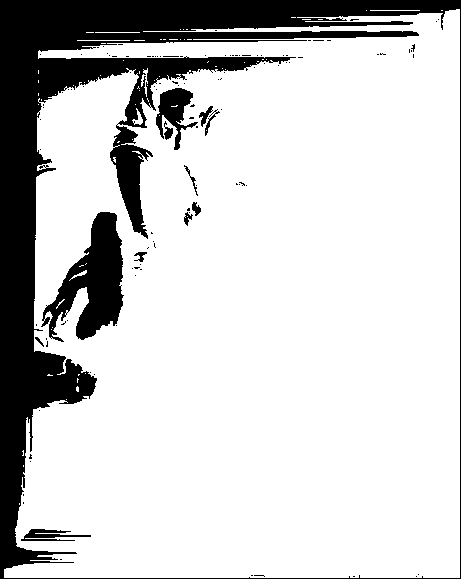
#> input picture lab2/2.bmp, 461 x 579 px
$ python lab2.py
#> lines starting #> are read from the running program, lines starting #| are printed output that depends on the picture; after the words box and inside, x2 and y2 are one past the last pixel; in counts of white or black regions, pixels touching at a corner belong together
#> in main, img is the input picture: PIL image 461x579 RGB; 80.5% white; 115 black regions (103 under 20 px), largest, box (x1, y1, x2, y2) and area: (0, 0, 461, 579) 44545, (41, 212, 124, 342) 5177, (156, 88, 198, 150) 1120
from PIL import Image, ImageDraw, ImageChops
import numpy as np
import time
import os, glob

def timer(f):
    def decorator(arg):
        t = time.time()
        f(arg)
        print("\x1b[1;32;40m[INFO]\x1b[0mTime: {time}s | Function: {function_name}".format(time = str(round(time.time() - t, 5)),function_name = f.__name__))
    return decorator

@timer
def logic_filter(arg):
    img =  arg.get('img')
    draw = ImageDraw.Draw(img)
    w, h = img.size
    pix = img.load()

    img_res = Image.new('RGB', (w, h))
    draw_res = ImageDraw.Draw(img_res)

    for y in range(1,h-1):
        for x in range(1,w-1):
            count_w = 0
            count_b = 0
            for j in range(3):
                for i in range(3):
                    if i!=1 or j!=1:
                        if img.getpixel((x-1+i,y-1+j))[0]==0:
                            count_b = count_b + 1
                        elif img.getpixel((x-1+i,y-1+j))[0]==255:
                            count_w = count_w + 1
            if count_w==0:
                draw_res.point((x,y), (0,0,0))
            elif count_b==0:
                draw_res.point((x,y), (255,255,255))
            else:
                draw_res.point((x,y), img.getpixel((x-1+i,y-1+j)))

    img_res.save("./filtered/" + img.filename)

@timer
def xor(arg):
    img =  arg.get('img')
    draw = ImageDraw.Draw(img)
    w, h = img.size
#> w = 461; h = 579

    img_filter = Image.new('RGB', (w, h))
#> img_filter: PIL image 461x579 RGB; every value is 0
    draw_filter = ImageDraw.Draw(img_filter)

    img_res = Image.new('RGB', (w, h))
    draw_res = ImageDraw.Draw(img_res)

    for y in range(1,h-1):
        for x in range(1,w-1):
            count_w = 0
            count_b = 0
            for j in range(3):
                for i in range(3):
                    if i!=1 or j!=1:
                        if img.getpixel((x-1+i,y-1+j))[0]==0:
                            count_b = count_b + 1
                        elif img.getpixel((x-1+i,y-1+j))[0]==255:
                            count_w = count_w + 1
            if count_w==0:
                draw_filter.point((x,y), (0,0,0))
            elif count_b==0:
                draw_filter.point((x,y), (255,255,255))
            else:
                draw_filter.point((x,y), img.getpixel((x-1+i,y-1+j)))

    img_filter.save("./filtered/" + img.filename)
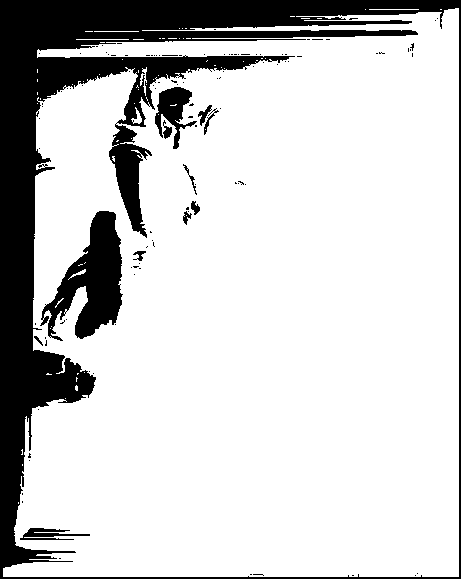
#> saved as 2.bmp: PIL image 461x579 RGB; 80.5% white; 115 black regions (103 under 20 px), largest, box (x1, y1, x2, y2) and area: (0, 0, 461, 579) 44545, (40, 211, 123, 341) 5177, (155, 87, 197, 149) 1120

    for x in range(1,w-1):
        for y in range(1,h-1):
            if img.getpixel((x,y))[0]==img_filter.getpixel((x,y))[0]:
                draw_res.point((x,y), (0,0,0))
            else:
                draw_res.point((x,y), (255,255,255))

    img_res.save("./xor/" + img.filename)
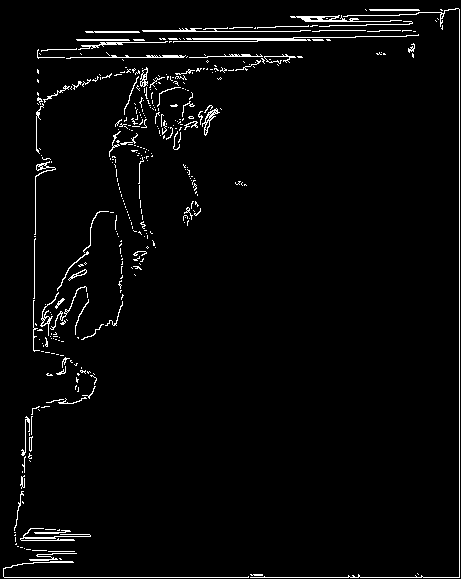
#> saved as 2.bmp: PIL image 461x579 RGB; 3% white in thin lines or dots

def main():
    for file in glob.glob("2.bmp"):
        print("Select " + file)
        img = Image.open(file)
        # logic_filter({'img': img})
        xor({'img': img})

if __name__ == '__main__':
    main()
